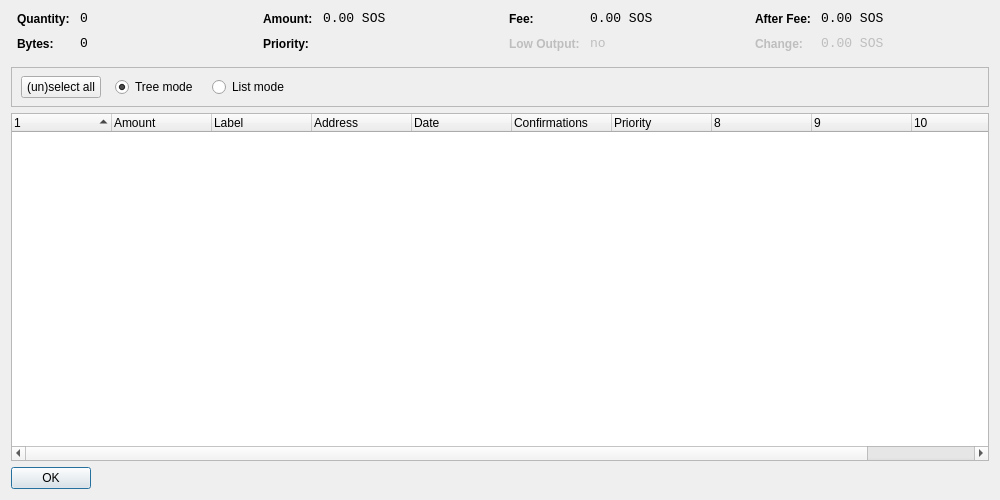
<?xml version="1.0" encoding="UTF-8"?>
<ui version="4.0">
 <class>CoinControlDialog</class>
 <widget class="QDialog" name="CoinControlDialog">
  <property name="geometry">
   <rect>
    <x>0</x>
    <y>0</y>
    <width>1000</width>
    <height>500</height>
   </rect>
  </property>
  <property name="windowTitle">
   <string>Coin Control</string>
  </property>
  <layout class="QVBoxLayout" name="verticalLayout">
   <item>
    <layout class="QHBoxLayout" name="horizontalLayoutTop" stretch="0,0,0,0">
     <property name="topMargin">
      <number>0</number>
     </property>
     <property name="bottomMargin">
      <number>10</number>
     </property>
     <item>
      <layout class="QFormLayout" name="formLayoutCoinControl1">
       <property name="horizontalSpacing">
        <number>10</number>
       </property>
       <property name="verticalSpacing">
        <number>10</number>
       </property>
       <property name="leftMargin">
        <number>6</number>
       </property>
       <property name="rightMargin">
        <number>6</number>
       </property>
       <item row="0" column="0">
        <widget class="QLabel" name="labelCoinControlQuantityText">
         <property name="styleSheet">
          <string notr="true">font-weight:bold;</string>
         </property>
         <property name="text">
          <string>Quantity:</string>
         </property>
        </widget>
       </item>
       <item row="0" column="1">
        <widget class="QLabel" name="labelCoinControlQuantity">
         <property name="font">
          <font>
           <family>Monospace</family>
           <pointsize>10</pointsize>
          </font>
         </property>
         <property name="cursor">
          <cursorShape>IBeamCursor</cursorShape>
         </property>
         <property name="contextMenuPolicy">
          <enum>Qt::ActionsContextMenu</enum>
         </property>
         <property name="text">
          <string notr="true">0</string>
         </property>
         <property name="textInteractionFlags">
          <set>Qt::LinksAccessibleByMouse|Qt::TextSelectableByKeyboard|Qt::TextSelectableByMouse</set>
         </property>
        </widget>
       </item>
       <item row="1" column="0">
        <widget class="QLabel" name="labelCoinControlBytesText">
         <property name="styleSheet">
          <string notr="true">font-weight:bold;</string>
         </property>
         <property name="text">
          <string>Bytes:</string>
         </property>
        </widget>
       </item>
       <item row="1" column="1">
        <widget class="QLabel" name="labelCoinControlBytes">
         <property name="font">
          <font>
           <family>Monospace</family>
           <pointsize>10</pointsize>
          </font>
         </property>
         <property name="cursor">
          <cursorShape>IBeamCursor</cursorShape>
         </property>
         <property name="contextMenuPolicy">
          <enum>Qt::ActionsContextMenu</enum>
         </property>
         <property name="text">
          <string notr="true">0</string>
         </property>
         <property name="textInteractionFlags">
          <set>Qt::LinksAccessibleByMouse|Qt::TextSelectableByKeyboard|Qt::TextSelectableByMouse</set>
         </property>
        </widget>
       </item>
      </layout>
     </item>
     <item>
      <layout class="QFormLayout" name="formLayoutCoinControl2">
       <property name="horizontalSpacing">
        <number>10</number>
       </property>
       <property name="verticalSpacing">
        <number>10</number>
       </property>
       <property name="leftMargin">
        <number>6</number>
       </property>
       <property name="rightMargin">
        <number>6</number>
       </property>
       <item row="0" column="0">
        <widget class="QLabel" name="labelCoinControlAmountText">
         <property name="styleSheet">
          <string notr="true">font-weight:bold;</string>
         </property>
         <property name="text">
          <string>Amount:</string>
         </property>
        </widget>
       </item>
       <item row="0" column="1">
        <widget class="QLabel" name="labelCoinControlAmount">
         <property name="font">
          <font>
           <family>Monospace</family>
           <pointsize>10</pointsize>
          </font>
         </property>
         <property name="cursor">
          <cursorShape>IBeamCursor</cursorShape>
         </property>
         <property name="contextMenuPolicy">
          <enum>Qt::ActionsContextMenu</enum>
         </property>
         <property name="text">
          <string notr="true">0.00 SOS</string>
         </property>
         <property name="textInteractionFlags">
          <set>Qt::LinksAccessibleByMouse|Qt::TextSelectableByKeyboard|Qt::TextSelectableByMouse</set>
         </property>
        </widget>
       </item>
       <item row="1" column="0">
        <widget class="QLabel" name="labelCoinControlPriorityText">
         <property name="styleSheet">
          <string notr="true">font-weight:bold;</string>
         </property>
         <property name="text">
          <string>Priority:</string>
         </property>
        </widget>
       </item>
       <item row="1" column="1">
        <widget class="QLabel" name="labelCoinControlPriority">
         <property name="font">
          <font>
           <family>Monospace</family>
           <pointsize>10</pointsize>
          </font>
         </property>
         <property name="cursor">
          <cursorShape>IBeamCursor</cursorShape>
         </property>
         <property name="contextMenuPolicy">
          <enum>Qt::ActionsContextMenu</enum>
         </property>
         <property name="text">
          <string/>
         </property>
         <property name="textInteractionFlags">
          <set>Qt::LinksAccessibleByMouse|Qt::TextSelectableByKeyboard|Qt::TextSelectableByMouse</set>
         </property>
        </widget>
       </item>
      </layout>
     </item>
     <item>
      <layout class="QFormLayout" name="formLayoutCoinControl3">
       <property name="horizontalSpacing">
        <number>10</number>
       </property>
       <property name="verticalSpacing">
        <number>10</number>
       </property>
       <property name="leftMargin">
        <number>6</number>
       </property>
       <property name="rightMargin">
        <number>6</number>
       </property>
       <item row="0" column="0">
        <widget class="QLabel" name="labelCoinControlFeeText">
         <property name="styleSheet">
          <string notr="true">font-weight:bold;</string>
         </property>
         <property name="text">
          <string>Fee:</string>
         </property>
        </widget>
       </item>
       <item row="0" column="1">
        <widget class="QLabel" name="labelCoinControlFee">
         <property name="font">
          <font>
           <family>Monospace</family>
           <pointsize>10</pointsize>
          </font>
         </property>
         <property name="cursor">
          <cursorShape>IBeamCursor</cursorShape>
         </property>
         <property name="contextMenuPolicy">
          <enum>Qt::ActionsContextMenu</enum>
         </property>
         <property name="text">
          <string notr="true">0.00 SOS</string>
         </property>
         <property name="textInteractionFlags">
          <set>Qt::LinksAccessibleByMouse|Qt::TextSelectableByKeyboard|Qt::TextSelectableByMouse</set>
         </property>
        </widget>
       </item>
       <item row="1" column="0">
        <widget class="QLabel" name="labelCoinControlLowOutputText">
         <property name="enabled">
          <bool>false</bool>
         </property>
         <property name="styleSheet">
          <string notr="true">font-weight:bold;</string>
         </property>
         <property name="text">
          <string>Low Output:</string>
         </property>
        </widget>
       </item>
       <item row="1" column="1">
        <widget class="QLabel" name="labelCoinControlLowOutput">
         <property name="enabled">
          <bool>false</bool>
         </property>
         <property name="font">
          <font>
           <family>Monospace</family>
           <pointsize>10</pointsize>
          </font>
         </property>
         <property name="cursor">
          <cursorShape>IBeamCursor</cursorShape>
         </property>
         <property name="contextMenuPolicy">
          <enum>Qt::ActionsContextMenu</enum>
         </property>
         <property name="text">
          <string notr="true">no</string>
         </property>
         <property name="textInteractionFlags">
          <set>Qt::LinksAccessibleByMouse|Qt::TextSelectableByKeyboard|Qt::TextSelectableByMouse</set>
         </property>
        </widget>
       </item>
      </layout>
     </item>
     <item>
      <layout class="QFormLayout" name="formLayoutCoinControl4">
       <property name="horizontalSpacing">
        <number>10</number>
       </property>
       <property name="verticalSpacing">
        <number>10</number>
       </property>
       <property name="leftMargin">
        <number>6</number>
       </property>
       <property name="rightMargin">
        <number>6</number>
       </property>
       <item row="0" column="0">
        <widget class="QLabel" name="labelCoinControlAfterFeeText">
         <property name="styleSheet">
          <string notr="true">font-weight:bold;</string>
         </property>
         <property name="text">
          <string>After Fee:</string>
         </property>
        </widget>
       </item>
       <item row="0" column="1">
        <widget class="QLabel" name="labelCoinControlAfterFee">
         <property name="font">
          <font>
           <family>Monospace</family>
           <pointsize>10</pointsize>
          </font>
         </property>
         <property name="cursor">
          <cursorShape>IBeamCursor</cursorShape>
         </property>
         <property name="contextMenuPolicy">
          <enum>Qt::ActionsContextMenu</enum>
         </property>
         <property name="text">
          <string notr="true">0.00 SOS</string>
         </property>
         <property name="textInteractionFlags">
          <set>Qt::LinksAccessibleByMouse|Qt::TextSelectableByKeyboard|Qt::TextSelectableByMouse</set>
         </property>
        </widget>
       </item>
       <item row="1" column="0">
        <widget class="QLabel" name="labelCoinControlChangeText">
         <property name="enabled">
          <bool>false</bool>
         </property>
         <property name="styleSheet">
          <string notr="true">font-weight:bold;</string>
         </property>
         <property name="text">
          <string>Change:</string>
         </property>
        </widget>
       </item>
       <item row="1" column="1">
        <widget class="QLabel" name="labelCoinControlChange">
         <property name="enabled">
          <bool>false</bool>
         </property>
         <property name="font">
          <font>
           <family>Monospace</family>
           <pointsize>10</pointsize>
          </font>
         </property>
         <property name="cursor">
          <cursorShape>IBeamCursor</cursorShape>
         </property>
         <property name="contextMenuPolicy">
          <enum>Qt::ActionsContextMenu</enum>
         </property>
         <property name="text">
          <string notr="true">0.00 SOS</string>
         </property>
         <property name="textInteractionFlags">
          <set>Qt::LinksAccessibleByMouse|Qt::TextSelectableByKeyboard|Qt::TextSelectableByMouse</set>
         </property>
        </widget>
       </item>
      </layout>
     </item>
    </layout>
   </item>
   <item>
    <widget class="QFrame" name="frame">
     <property name="minimumSize">
      <size>
       <width>0</width>
       <height>40</height>
      </size>
     </property>
     <property name="frameShape">
      <enum>QFrame::StyledPanel</enum>
     </property>
     <property name="frameShadow">
      <enum>QFrame::Sunken</enum>
     </property>
     <widget class="QWidget" name="horizontalLayoutWidget">
      <property name="geometry">
       <rect>
        <x>10</x>
        <y>0</y>
        <width>781</width>
        <height>41</height>
       </rect>
      </property>
      <layout class="QHBoxLayout" name="horizontalLayoutPanel" stretch="0,0,0,0,0">
       <property name="spacing">
        <number>14</number>
       </property>
       <item>
        <widget class="QPushButton" name="pushButtonSelectAll">
         <property name="sizePolicy">
          <sizepolicy hsizetype="Maximum" vsizetype="Fixed">
           <horstretch>0</horstretch>
           <verstretch>0</verstretch>
          </sizepolicy>
         </property>
         <property name="text">
          <string>(un)select all</string>
         </property>
        </widget>
       </item>
       <item>
        <widget class="QRadioButton" name="radioTreeMode">
         <property name="sizePolicy">
          <sizepolicy hsizetype="Maximum" vsizetype="Fixed">
           <horstretch>0</horstretch>
           <verstretch>0</verstretch>
          </sizepolicy>
         </property>
         <property name="text">
          <string>Tree mode</string>
         </property>
         <property name="checked">
          <bool>true</bool>
         </property>
        </widget>
       </item>
       <item>
        <widget class="QRadioButton" name="radioListMode">
         <property name="sizePolicy">
          <sizepolicy hsizetype="Maximum" vsizetype="Fixed">
           <horstretch>0</horstretch>
           <verstretch>0</verstretch>
          </sizepolicy>
         </property>
         <property name="text">
          <string>List mode</string>
         </property>
        </widget>
       </item>
       <item>
        <spacer name="horizontalSpacer">
         <property name="orientation">
          <enum>Qt::Horizontal</enum>
         </property>
         <property name="sizeHint" stdset="0">
          <size>
           <width>40</width>
           <height>20</height>
          </size>
         </property>
        </spacer>
       </item>
      </layout>
     </widget>
    </widget>
   </item>
   <item>
    <widget class="CoinControlTreeWidget" name="treeWidget">
     <property name="contextMenuPolicy">
      <enum>Qt::CustomContextMenu</enum>
     </property>
     <property name="sortingEnabled">
      <bool>false</bool>
     </property>
     <property name="columnCount">
      <number>11</number>
     </property>
     <attribute name="headerShowSortIndicator" stdset="0">
      <bool>true</bool>
     </attribute>
     <attribute name="headerStretchLastSection">
      <bool>false</bool>
     </attribute>
     <column>
      <property name="text">
       <string/>
      </property>
     </column>
     <column>
      <property name="text">
       <string>Amount</string>
      </property>
     </column>
     <column>
      <property name="text">
       <string>Label</string>
      </property>
     </column>
     <column>
      <property name="text">
       <string>Address</string>
      </property>
     </column>
     <column>
      <property name="text">
       <string>Date</string>
      </property>
     </column>
     <column>
      <property name="text">
       <string>Confirmations</string>
      </property>
      <property name="toolTip">
       <string>Confirmed</string>
      </property>
     </column>
     <column>
      <property name="text">
       <string>Priority</string>
      </property>
     </column>
     <column>
      <property name="text">
       <string/>
      </property>
     </column>
     <column>
      <property name="text">
       <string/>
      </property>
     </column>
     <column>
      <property name="text">
       <string/>
      </property>
     </column>
     <column>
      <property name="text">
       <string/>
      </property>
     </column>
    </widget>
   </item>
   <item>
    <widget class="QDialogButtonBox" name="buttonBox">
     <property name="sizePolicy">
      <sizepolicy hsizetype="Maximum" vsizetype="Fixed">
       <horstretch>0</horstretch>
       <verstretch>0</verstretch>
      </sizepolicy>
     </property>
     <property name="orientation">
      <enum>Qt::Horizontal</enum>
     </property>
     <property name="standardButtons">
      <set>QDialogButtonBox::Ok</set>
     </property>
    </widget>
   </item>
  </layout>
 </widget>
 <customwidgets>
  <customwidget>
   <class>CoinControlTreeWidget</class>
   <extends>QTreeWidget</extends>
   <header>coincontroltreewidget.h</header>
  </customwidget>
 </customwidgets>
 <resources/>
 <connections/>
</ui>
